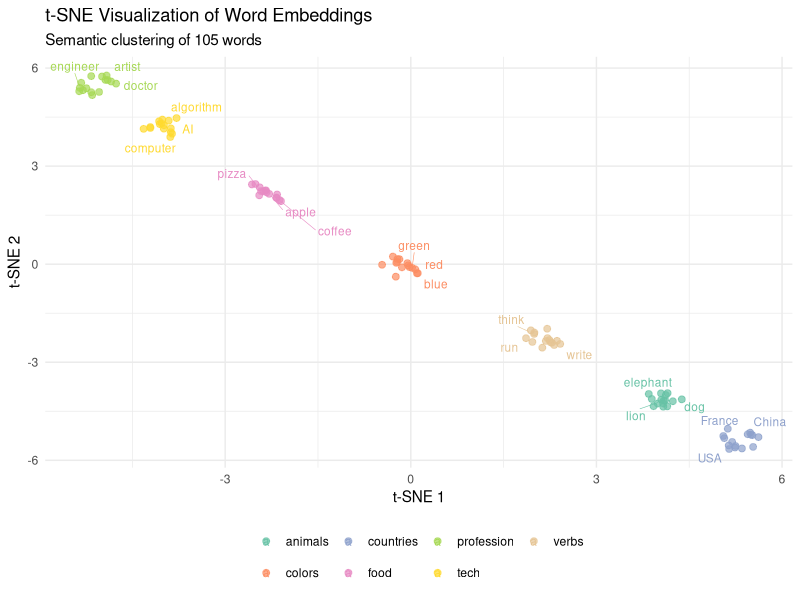

This figure's R source:
# Generate word2vec t-SNE visualization - CORRECTED
library(Rtsne)
library(ggplot2)
library(ggrepel)  # for better label placement

# Simulate word embeddings
set.seed(42)
n_dims <- 50  # After dimensionality reduction

# Create semantic categories with more words for proper perplexity
categories <- list(
  countries = c("USA", "France", "Germany", "Japan", "Brazil", "Canada", "Italy", "Spain",
                "China", "India", "Russia", "Mexico", "Australia", "Egypt", "Nigeria"),
  animals = c("dog", "cat", "elephant", "lion", "tiger", "bear", "mouse", "rabbit",
              "horse", "cow", "sheep", "pig", "bird", "fish", "snake"),
  verbs = c("run", "walk", "jump", "swim", "fly", "eat", "sleep", "think",
            "write", "read", "speak", "listen", "watch", "play", "work"),
  colors = c("red", "blue", "green", "yellow", "orange", "purple", "black", "white",
             "brown", "gray", "pink", "cyan", "magenta", "beige", "navy"),
  food = c("pizza", "burger", "salad", "pasta", "rice", "bread", "cheese", "apple",
           "banana", "chicken", "beef", "fish", "soup", "cake", "coffee"),
  tech = c("computer", "phone", "internet", "software", "data", "algorithm", "code", "app",
           "website", "database", "network", "server", "cloud", "AI", "robot"),
  profession = c("doctor", "teacher", "engineer", "lawyer", "artist", "scientist", "nurse",
                 "pilot", "chef", "writer", "musician", "athlete", "farmer", "driver", "manager")
)

# Generate embedding data with semantic clustering
all_words <- unlist(categories)
n_words_actual <- length(all_words)
print(paste("Total words:", n_words_actual))  # Should be > 100 for perplexity=30

data <- matrix(rnorm(n_words_actual * n_dims), nrow = n_words_actual)

# Add structure based on categories
word_categories <- rep(names(categories), sapply(categories, length))
for(i in 1:length(categories)) {
  cat_name <- names(categories)[i]
  idx <- which(word_categories == cat_name)
  # Shift each category in embedding space
  data[idx, ] <- data[idx, ] + rnorm(n_dims, mean = i*3, sd = 0.5)
}

# Calculate appropriate perplexity
max_perplexity <- floor((n_words_actual - 1) / 3)
perplexity_value <- min(30, max_perplexity)
print(paste("Using perplexity:", perplexity_value))

# Run t-SNE with appropriate perplexity
tsne_result <- Rtsne(data, 
                     perplexity = perplexity_value, 
                     verbose = TRUE, 
                     max_iter = 2000,
                     check_duplicates = FALSE)

# Create dataframe for plotting
df <- data.frame(
  x = tsne_result$Y[,1],
  y = tsne_result$Y[,2],
  word = all_words,
  category = word_categories
)

# Create visualization with selective labeling
# Only label a few representative words from each category to avoid overcrowding
representative_words <- c("USA", "France", "China",
                          "dog", "elephant", "lion",
                          "run", "think", "write",
                          "computer", "algorithm", "AI",
                          "pizza", "apple", "coffee",
                          "doctor", "engineer", "artist",
                          "red", "blue", "green")

df$label <- ifelse(df$word %in% representative_words, df$word, "")

p <- ggplot(df, aes(x = x, y = y, color = category)) +
  geom_point(size = 2, alpha = 0.7) +
  geom_text_repel(aes(label = label), 
                  size = 3, 
                  max.overlaps = 20,
                  segment.size = 0.2,
                  point.padding = 0.5) +
  theme_minimal() +
  labs(title = "t-SNE Visualization of Word Embeddings",
       subtitle = paste("Semantic clustering of", n_words_actual, "words"),
       x = "t-SNE 1", 
       y = "t-SNE 2") +
  theme(legend.position = "bottom",
        legend.title = element_blank()) +
  scale_color_brewer(palette = "Set2")

ggsave("./Figures/word2vec_tsne.png", p, width = 10, height = 8, dpi = 150)

print("Plot saved as word2vec_tsne.png")
